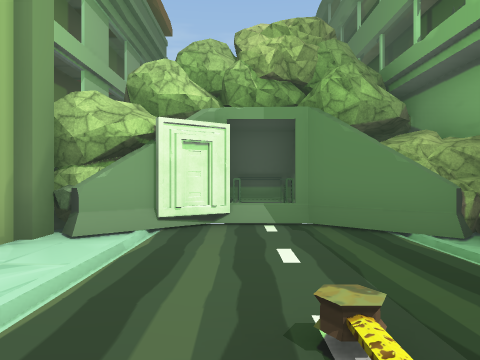
View 1 (above)

16 first-person views from a walk through a scene from a Unity 3-D project. The camera is 1.5 m above the floor, looks level and sees 70° across. The floor is counted in squares, 2 m on a side. Each view is taken from the middle of a square. On the plan, view 1 faces up. The plan holds only what a view shows up to about 11 squares ahead; the rest is blank. The place goes on beyond the plan. The player is left out. Some animated figures are left out. Some surface patterns are stand-ins.

View 2
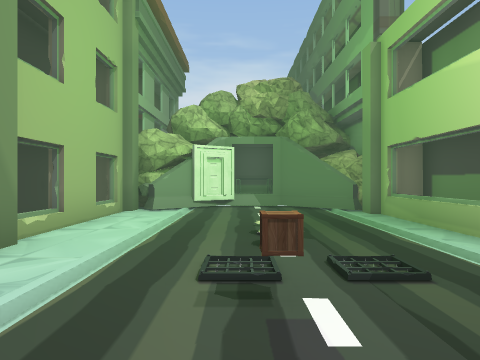

View 3
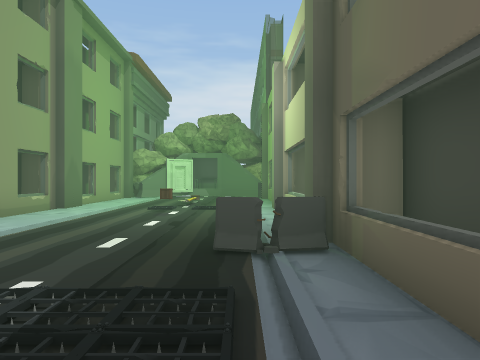

View 4
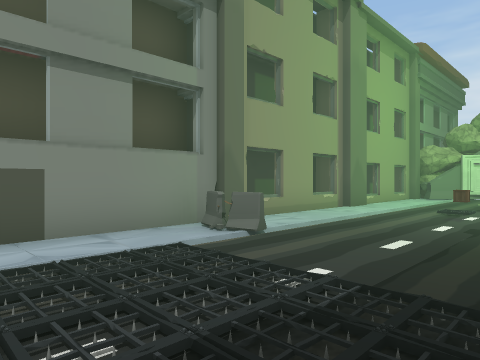

View 5
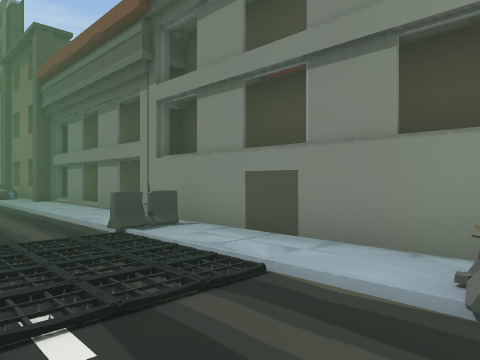

View 6
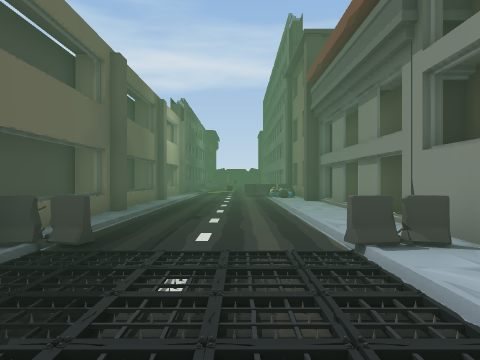

View 7
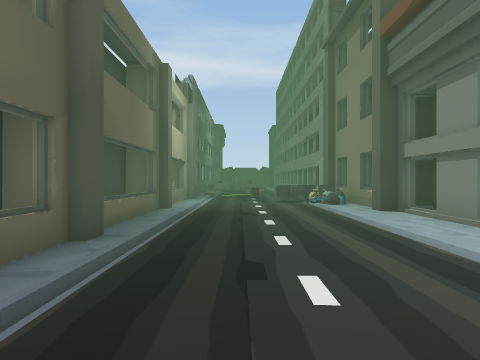

View 8
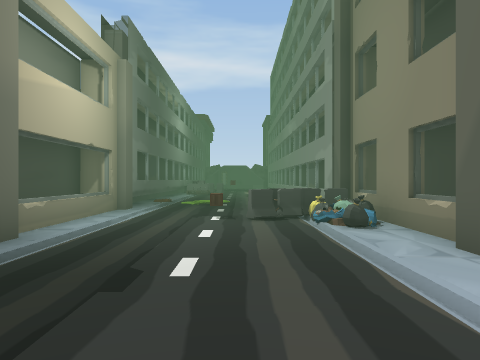

View 9
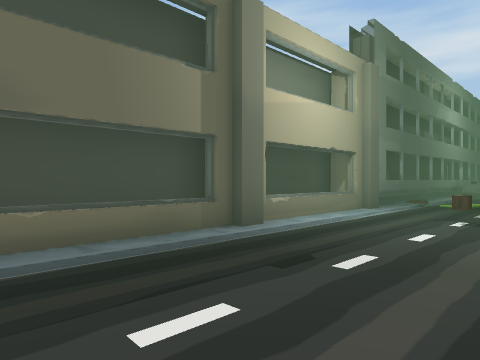

View 10
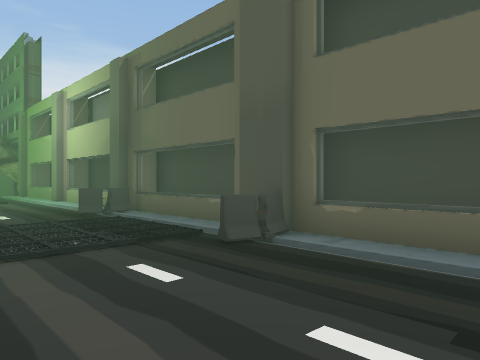

View 11
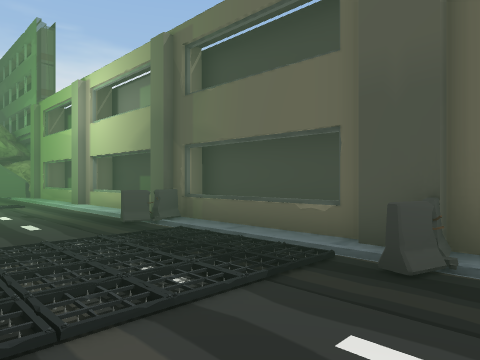

View 12
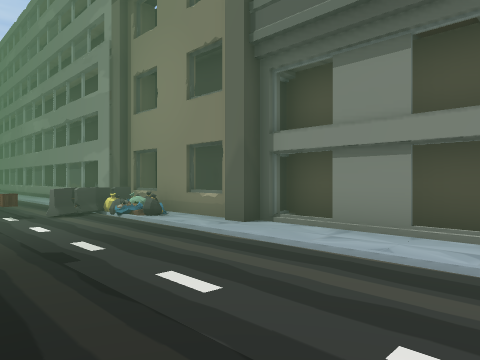

View 13
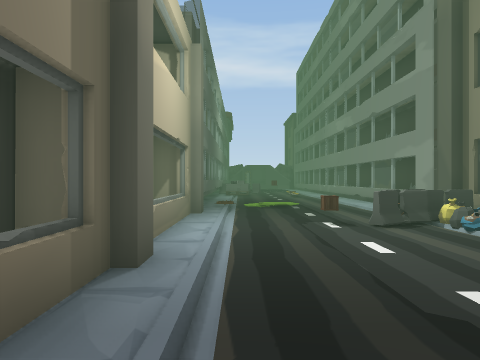

View 14
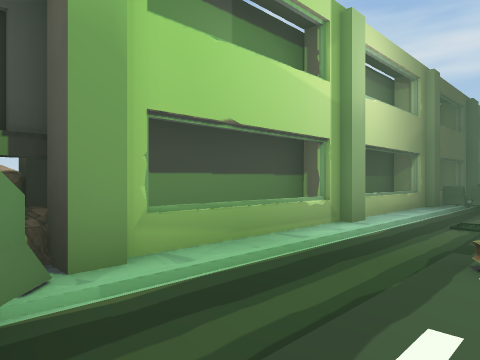

View 15
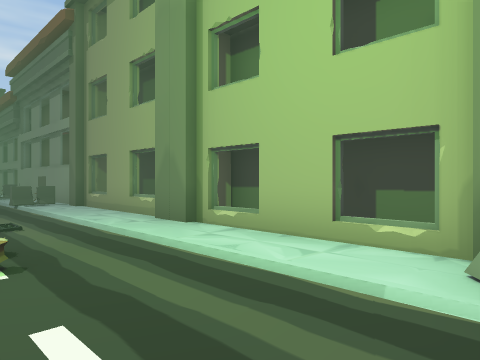

View 16
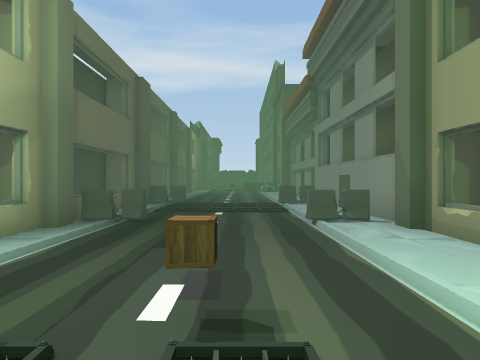

### Floor plan
Key: @ floor where view 1 was taken; # wall or solid block; . floor; = window, fence, low wall or low ledge; ^ raised ledge; v drop or lower ground; R rock; S spikes; B barrier; O other object.
Columns run from 4 left of view 1 to 5 right of it. Each row starts with its distance up from view 1.
  8 vOR ##
  7 OORR##   R
  6  ####RO RR
  5  #R...#RRR
  4 ##.....##R
  3 #v.....^#
  2 ##.....^#
  1 #v.....^#
  0 ##..@..^#
 -1 ##..SS.##
 -2 #^..O..^#
 -3 ##.....^#
 -4 #^.....^#
 -5 ##.....##
 -6 v#B...B##
 -7 v#.....^#
 -8 vv..OO.^#
 -9 v#.OOOO^#
-10 vv.OOO.##
-11 v#B...B##
-12 v#.....^#
-13  #.....^#
-14  #.....^#
-15 v#.....##
-16 v=.....##
-17 v#.....^#
-18 v#.....^#
-19 v#.....^#
-20  #.....##
-21 #^O....##
-22 ##O....^#
-23 #^BOB..^#
-24 ## ....^#
-25  # ....##
-26   =....^
-27  v#..OO^v
-28  #=   .^

Positions as (right, up) in squares from view 1, and headings:
1: (0, 0), facing up
2: (0, -4), facing up
3: (2, -10), facing up
4: (2, -10), facing up-left
5: (1, -6), facing down-left
6: (0, -7), facing down
7: (1, -11), facing down
8: (0, -16), facing down
9: (-1, -16), facing down-right
10: (-1, -14), facing up-right
11: (-1, -12), facing up-right
12: (2, -15), facing down-left
13: (2, -17), facing down
14: (0, 5), facing down-right
15: (1, 5), facing down-left
16: (0, 0), facing down
